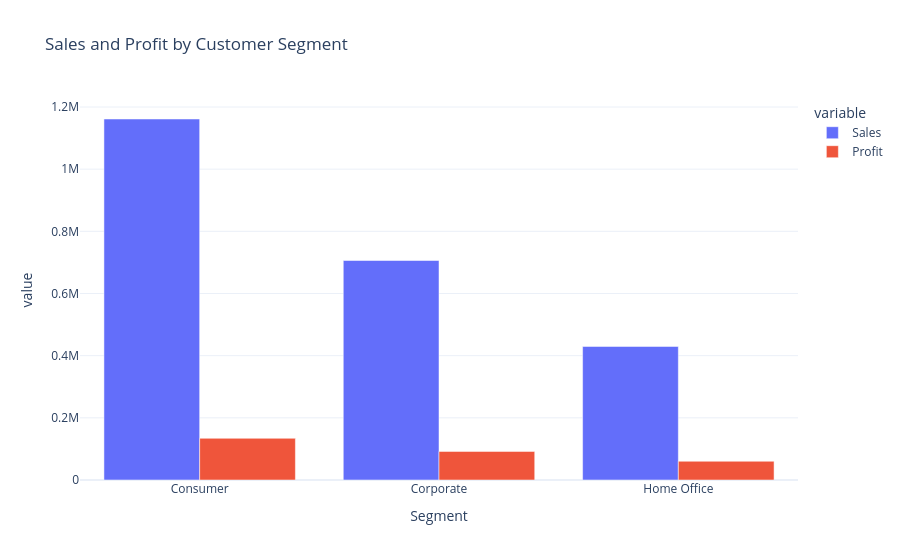

The cell this chart's notebook holds for it:
### Markdown cell above
# Sales and Profit - Customer Segment

### Code cell
segment_data = data.groupby('Segment')[['Sales', 'Profit']].sum().reset_index()

fig = px.bar(
    segment_data,
    x='Segment',
    y=['Sales', 'Profit'],
    title='Sales and Profit by Customer Segment',
    barmode='group'
)

fig.show()

### Figure 1 — Plotly figure (JSON) as saved in the notebook; plotly's stock layout.template omitted (floating-point values rounded to 4 significant figures)
{"data": [{"alignmentgroup": "True", "hovertemplate": "variable=Sales<br>Segment=%{x}<br>value=%{y}<extra></extra>", "legendgroup": "Sales", "marker": {"color": "#636efa", "pattern": {"shape": ""}}, "name": "Sales", "offsetgroup": "Sales", "orientation": "v", "showlegend": true, "textposition": "auto", "type": "bar", "x": ["Consumer", "Corporate", "Home Office"], "xaxis": "x", "y": [1161000.0, 706100.0, 429700.0], "yaxis": "y"}, {"alignmentgroup": "True", "hovertemplate": "variable=Profit<br>Segment=%{x}<br>value=%{y}<extra></extra>", "legendgroup": "Profit", "marker": {"color": "#EF553B", "pattern": {"shape": ""}}, "name": "Profit", "offsetgroup": "Profit", "orientation": "v", "showlegend": true, "textposition": "auto", "type": "bar", "x": ["Consumer", "Corporate", "Home Office"], "xaxis": "x", "y": [134100.0, 91980.0, 60300.0], "yaxis": "y"}], "layout": {"barmode": "group", "legend": {"title": {"text": "variable"}, "tracegroupgap": 0}, "title": {"text": "Sales and Profit by Customer Segment"}, "xaxis": {"anchor": "y", "domain": [0, 1], "title": {"text": "Segment"}}, "yaxis": {"anchor": "x", "domain": [0, 1], "title": {"text": "value"}}}}
